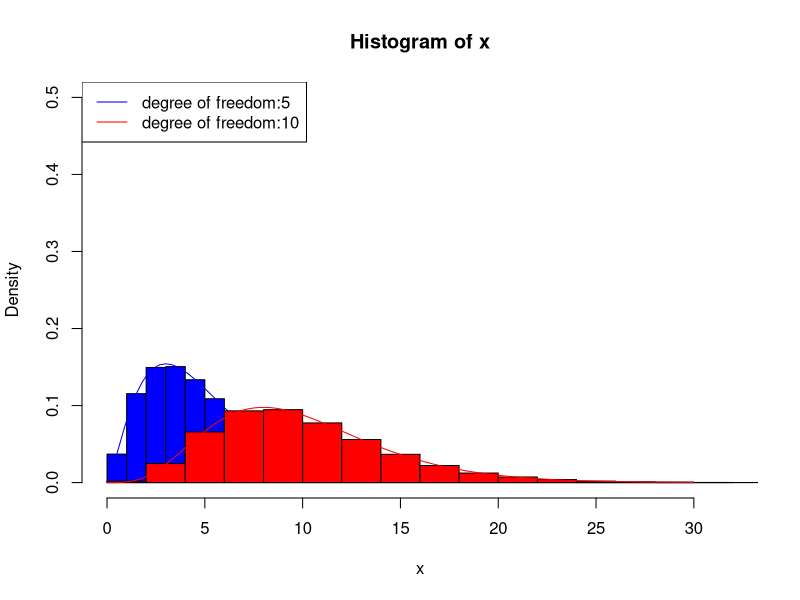
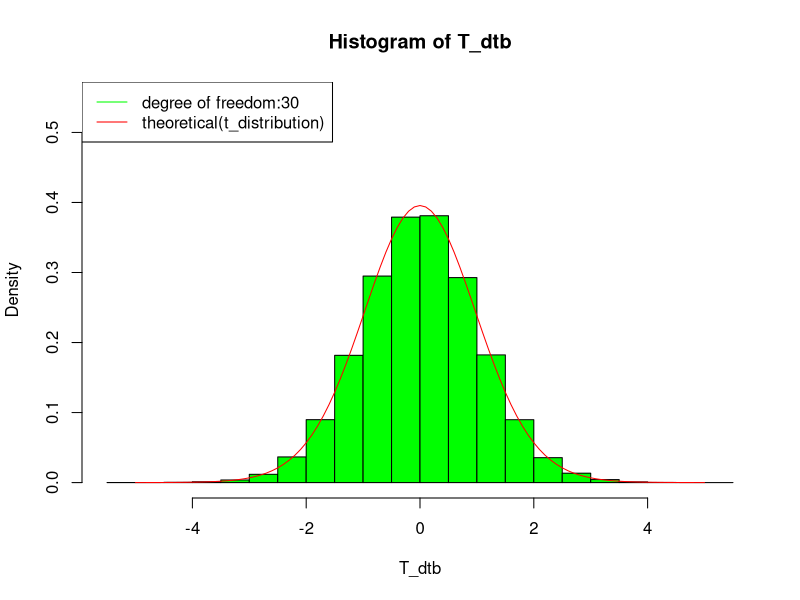
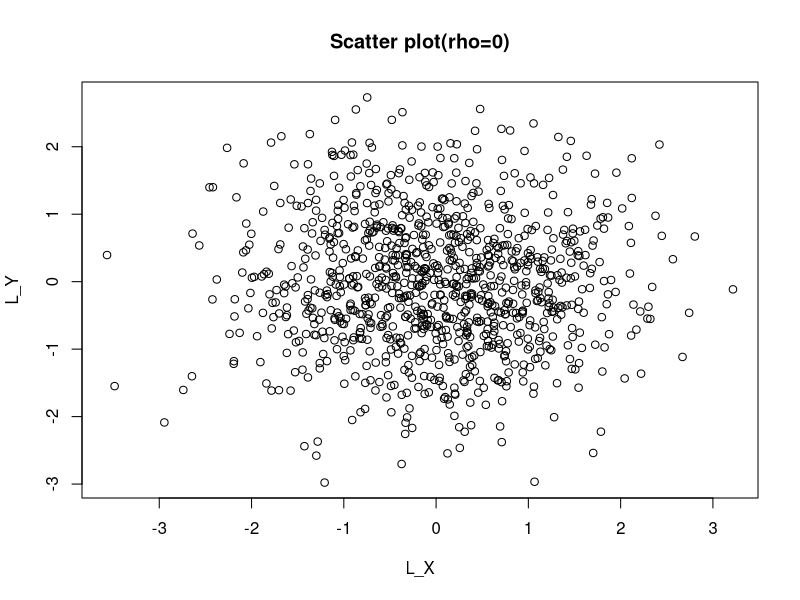

The R script that drew these images, in order:
#課題1
kai2 <- function(df) {#標準正規分布から，自由度dfだけ，サンプルを抽出し，その二乗和を算出する
  sum(rnorm(df, mean=0, sd=1)**2)
}
#カイ二乗分布(自由度5)
df <- 5
x <- sapply(c(1:100000), function(x) { kai2(df)} )
hist(x, freq=FALSE, breaks=30, ylim=c(0, 0.5),col="blue")
curve(dchisq(x, df), 0, 30, col="blue",add=TRUE)

#カイ二乗分布(自由度10)
df <- 10
x <- sapply(c(1:100000), function(x) { kai2(df)} )
hist(x, freq=FALSE, breaks=30, ylim=c(0, 0.5),col="red",add=TRUE)
curve(dchisq(x, df), 0, 30, col="red",add=TRUE)

legend("topleft", legend = c("degree of freedom:5", "degree of freedom:10"), col = c("blue", "red"), lty = 1)

#課題2
X <- rnorm(100000, mean=0, sd=1)
kai2 <- function(df) {
  sum(rnorm(df, mean=0, sd=1)**2)
}
df <- 30#df<-30でも確かめる
Y <- sapply(c(1:100000), function(x) { kai2(df)} )

T_dtb <- X/sqrt(Y/df)
hist(T_dtb, freq=FALSE, breaks=30, ylim=c(0, 0.55),col="green")
curve(dt(x, df), from=-5, to=5, col="red", add=TRUE)

legend("topleft", legend = c("degree of freedom:30", "theoretical(t_distribution)"), col = c("green", "red"), lty = 1)

#課題3
#標準正規分布に従う1000点のサンプルを取得
L_U <- rnorm(1000, mean=0, sd=1)
L_V <- rnorm(1000, mean=0, sd=1)

#アルファ，ベータ，ローを定義する
rho = 0#rho=0.3, 0.6, -0.3
alpha = (sqrt(1+rho)+sqrt(1-rho))/2
beta = (sqrt(1+rho)-sqrt(1-rho))/2

#ラージX，ラージYを定義する
L_X = alpha*L_U + beta*L_V
L_Y = beta*L_U + alpha*L_V

#2次元空間にプロットする
plot(L_X, L_Y, main="Scatter plot(rho=0)")

#以下ラージX，ラージYがそれぞれ標準正規分布に従うかの確認のソース
#hist(L_X, freq=FALSE, breaks=30, ylim=c(0, 0.5),col="orange")
#hist(L_Y, freq=FALSE, breaks=30, ylim=c(0, 0.5),col="green")
#curve(dnorm(x, mean=0, sd=1), from=-10, to=10, col="red", add=TRUE)


